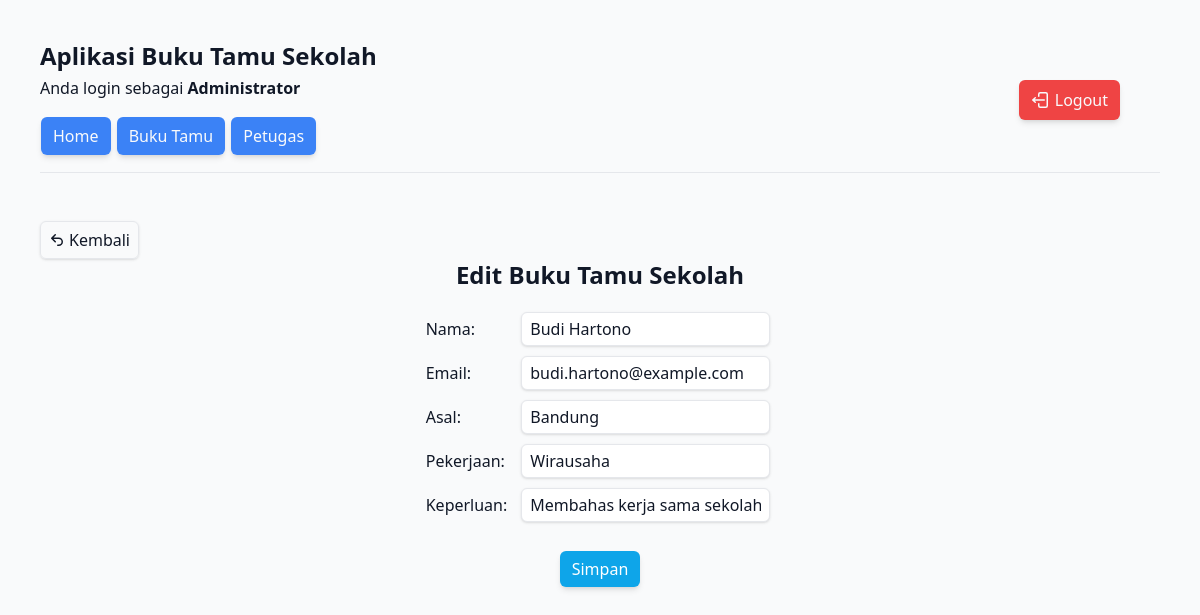
Page /src/views/admin.php?url=edit-buku-tamu&id_tamu=63 (signed in) on the committed database.
### tables this page shows
CREATE TABLE `tamu` (
  `id_tamu` int(11) NOT NULL,
  `nama` varchar(32) NOT NULL,
  `email` varchar(32) NOT NULL,
  `asal` varchar(32) NOT NULL,
  `pekerjaan` varchar(32) NOT NULL,
  `keperluan` varchar(48) NOT NULL,
  `waktu_buku_tamu` timestamp NOT NULL DEFAULT current_timestamp() ON UPDATE current_timestamp()
);

### src/views/layouts/edit-buku-tamu.php (the view, shortened to what this page needs)
<?php
include '../../inc/conn.php';
$id_tamu = $_GET['id_tamu'];
$query = "SELECT * FROM tamu WHERE id_tamu='$id_tamu'";
$result = mysqli_query($conn, $query);
$data = mysqli_fetch_array($result);
?>
<br />
<br />
<a class="inline-flex items-center gap-1 py-1.5 px-2 rounded-md shadow hover:shadow-md border duration-300" href="?url=buku-tamu">
    Kembali
</a>
<div class="flex items-center flex-col">
    <h3 class="font-bold text-2xl mb-4">Edit Buku Tamu Sekolah</h3>
    <form class="text-center" action="../processes/bukuTamuCrud.php?action=edit&id_tamu=<?= $id_tamu ?>" method="post">
        <table class="flex justify-center text-start">
            <tr>
                <td><label for="nama">Nama:</label></td>
                <td><input value="<?= $data['nama'] ?>" class="m-1 ml-3 p-1 px-2 border rounded-md shadow" type="text" name="nama" id="nama" required></td>
            </tr>
            <tr>
                <td><label for="email">Email:</label></td>
                <td><input value="<?= $data['email'] ?>" class="m-1 ml-3 p-1 px-2 border rounded-md shadow" type="text" name="email" id="email" required></td>
            </tr>
            <tr>
                <td><label for="asal">Asal:</label></td>
                <td><input value="<?= $data['asal'] ?>" class="m-1 ml-3 p-1 px-2 border rounded-md shadow" type="text" name="asal" id="asal" required></td>
            </tr>
            <tr>
                <td><label for="pekerjaan">Pekerjaan:</label></td>
                <td><input value="<?= $data['pekerjaan'] ?>" class="m-1 ml-3 p-1 px-2 border rounded-md shadow" type="text" name="pekerjaan" id="pekerjaan" required></td>
            </tr>
            <tr>
                <td><label for="keperluan">Keperluan:</label></td>
                <td><input value="<?= $data['keperluan'] ?>" class="m-1 ml-3 p-1 px-2 border rounded-md shadow" type="text" name="keperluan" id="keperluan" required></td>
            </tr>
        </table>
        <button type="submit" class="mt-6 py-1.5 px-3 rounded-md shadow-md hover:shadow-lg text-white bg-sky-500 hover:bg-sky-600 duration-300">Simpan</button>
    </form>
</div>

### public/css/style.css (style rules this page uses)
*,:after,:before { box-sizing:border-box;border:0 solid #e5e7eb }
:after,:before { --tw-content:"" }
:host,html { line-height:1.5;-webkit-text-size-adjust:100%;-moz-tab-size:4;-o-tab-size:4;tab-size:4;font-family:ui-sans-serif,system-ui,sans-serif,Apple Color Emoji,Segoe UI Emoji,Segoe UI Symbol,Noto Color Emoji;font-feature-settings:normal;font-variation-settings:normal;-webkit-tap-highlight-color:transparent }
body { margin:0;line-height:inherit }
h1,h2,h3,h4,h5,h6 { font-size:inherit;font-weight:inherit }
a { color:inherit;text-decoration:inherit }
table { text-indent:0;border-color:inherit;border-collapse:collapse }
button,input,optgroup,select,textarea { font-family:inherit;font-feature-settings:inherit;font-variation-settings:inherit;font-size:100%;font-weight:inherit;line-height:inherit;letter-spacing:inherit;color:inherit;margin:0;padding:0 }
button,select { text-transform:none }
button,input:where([type=button]),input:where([type=reset]),input:where([type=submit]) { -webkit-appearance:button;background-color:initial;background-image:none }
blockquote,dd,dl,figure,h1,h2,h3,h4,h5,h6,hr,p,pre { margin:0 }
input::placeholder,textarea::placeholder { opacity:1;color:#9ca3af }
[role=button],button { cursor:pointer }
audio,canvas,embed,iframe,img,object,svg,video { display:block;vertical-align:middle }
*,::backdrop,:after,:before { --tw-border-spacing-x:0;--tw-border-spacing-y:0;--tw-translate-x:0;--tw-translate-y:0;--tw-rotate:0;--tw-skew-x:0;--tw-skew-y:0;--tw-scale-x:1;--tw-scale-y:1;--tw-pan-x: ;--tw-pan-y: ;--tw-pinch-zoom: ;--tw-scroll-snap-strictness:proximity;--tw-gradient-from-position: ;--tw-gradient-via-position: ;--tw-gradient-to-position: ;--tw-ordinal: ;--tw-slashed-zero: ;--tw-numeric-figure: ;--tw-numeric-spacing: ;--tw-numeric-fraction: ;--tw-ring-inset: ;--tw-ring-offset-width:0px;--tw-ring-offset-color:#fff;--tw-ring-color:#3b82f680;--tw-ring-offset-shadow:0 0 #0000;--tw-ring-shadow:0 0 #0000;--tw-shadow:0 0 #0000;--tw-shadow-colored:0 0 #0000;--tw-blur: ;--tw-brightness: ;--tw-contrast: ;--tw-grayscale: ;--tw-hue-rotate: ;--tw-invert: ;--tw-saturate: ;--tw-sepia: ;--tw-drop-shadow: ;--tw-backdrop-blur: ;--tw-backdrop-brightness: ;--tw-backdrop-contrast: ;--tw-backdrop-grayscale: ;--tw-backdrop-hue-rotate: ;--tw-backdrop-invert: ;--tw-backdrop-opacity: ;--tw-backdrop-saturate: ;--tw-backdrop-sepia: ;--tw-contain-size: ;--tw-contain-layout: ;--tw-contain-paint: ;--tw-contain-style: }
.m-1 { margin:.25rem }
.mb-4,.my-4 { margin-bottom:1rem }
.ml-3 { margin-left:.75rem }
.mt-6 { margin-top:1.5rem }
.flex { display:flex }
.inline-flex { display:inline-flex }
.size-4 { width:1rem;height:1rem }
.flex-col { flex-direction:column }
.items-center { align-items:center }
.justify-center { justify-content:center }
.gap-1 { gap:.25rem }
.rounded-md { border-radius:.375rem }
.border { border-width:1px }
.bg-gray-50 { --tw-bg-opacity:1;background-color:rgb(249 250 251/var(--tw-bg-opacity)) }
.bg-sky-500 { --tw-bg-opacity:1;background-color:rgb(14 165 233/var(--tw-bg-opacity)) }
.p-1 { padding:.25rem }
.px-2 { padding-left:.5rem;padding-right:.5rem }
.px-3 { padding-left:.75rem;padding-right:.75rem }
.py-1\.5 { padding-top:.375rem;padding-bottom:.375rem }
.text-center { text-align:center }
.text-start { text-align:start }
.text-2xl { font-size:1.5rem;line-height:2rem }
.font-bold { font-weight:700 }
.text-gray-900 { --tw-text-opacity:1;color:rgb(17 24 39/var(--tw-text-opacity)) }
.text-white { --tw-text-opacity:1;color:rgb(255 255 255/var(--tw-text-opacity)) }
.shadow { --tw-shadow:0 1px 3px 0 #0000001a,0 1px 2px -1px #0000001a;--tw-shadow-colored:0 1px 3px 0 var(--tw-shadow-color),0 1px 2px -1px var(--tw-shadow-color) }
.shadow,.shadow-md { box-shadow:var(--tw-ring-offset-shadow,0 0 #0000),var(--tw-ring-shadow,0 0 #0000),var(--tw-shadow) }
.shadow-md { --tw-shadow:0 4px 6px -1px #0000001a,0 2px 4px -2px #0000001a;--tw-shadow-colored:0 4px 6px -1px var(--tw-shadow-color),0 2px 4px -2px var(--tw-shadow-color) }
.duration-300 { transition-duration:.3s }

### rows in the picture
tamu: nama "Budi Hartono", email "budi.hartono@example.com", asal "Bandung", pekerjaan "Wirausaha", keperluan "Membahas kerja sama sekolah"
